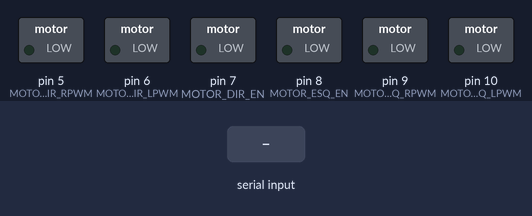
A sketch run on a simulated Arduino Uno, built with avr-gcc and run on an emulated ATmega328P. Parts: switched loads named in the sketch (green lamp = pin HIGH). Inputs (shaded band) come from the test bench.

Above: at 1.2 s.
1.3 s: "E,,45\n" received over Serial
At 2.1 s:
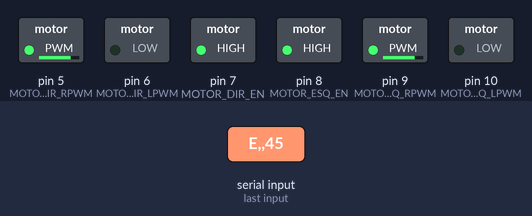
2.8 s: "P,1\n" received over Serial
At 3.1 s:
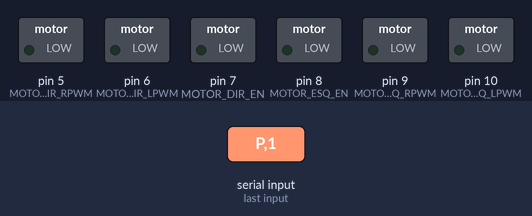
Timing chart, 0 to 5.8 s (numbered marks = the images above; inputs shaded):
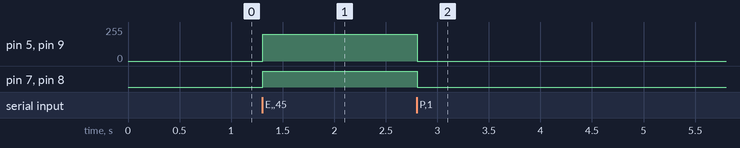

Measured:
- after the input at 1.3 s, pin 5 (MOTOR_DIR_RPWM), pin 9 (MOTOR_ESQ_RPWM): 0/255 → 200/255 at once; pin 7 (MOTOR_DIR_EN), pin 8 (MOTOR_ESQ_EN): LOW → HIGH at once
- after the input at 2.8 s, pin 5 (MOTOR_DIR_RPWM), pin 9 (MOTOR_ESQ_RPWM): 200/255 → 0/255 at once; pin 7 (MOTOR_DIR_EN), pin 8 (MOTOR_ESQ_EN): HIGH → LOW at once

The sketch:

c_digoarduino.ino
```cpp
//codigo do arduino
// ------------------------- MOTORES (BTS7960) -------------------------
#define MOTOR_DIR_RPWM 5
#define MOTOR_DIR_LPWM 6
#define MOTOR_DIR_EN 7

#define MOTOR_ESQ_RPWM 9
#define MOTOR_ESQ_LPWM 10
#define MOTOR_ESQ_EN 8

// ======================================================================
// VARIÁVEIS PID
// ======================================================================
unsigned long lastPIDTime = 0;
float lastError = 0;
float integral = 0;

float kp = 25;
float ki = 0.5;
float kd = 4;

int baseSpeed = 200;

// ======================================================================
// FUNÇÕES
// ======================================================================

float pidCompute(float error) {
  unsigned long now = millis();
  float dt = (now - lastPIDTime);
  if (dt < 1) dt = 1;
  dt = dt / 1000.0;

  float P = error * kp;

  integral += error * ki * dt;
  integral = constrain(integral, -255, 255);

  float D = kd * (error - lastError) / dt;

  lastError = error;
  lastPIDTime = now;

  return P + integral + D;
}

void mover(int pwmDir, int pwmEsq) {
  pwmDir = constrain(pwmDir, 0, 255);
  pwmEsq = constrain(pwmEsq, 0, 255);

  digitalWrite(MOTOR_DIR_EN, HIGH);
  analogWrite(MOTOR_DIR_RPWM, pwmDir);
  analogWrite(MOTOR_DIR_LPWM, 0);

  digitalWrite(MOTOR_ESQ_EN, HIGH);
  analogWrite(MOTOR_ESQ_RPWM, pwmEsq);
  analogWrite(MOTOR_ESQ_LPWM, 0);
}

void pararTudo() {
  digitalWrite(MOTOR_DIR_EN, LOW);
  digitalWrite(MOTOR_ESQ_EN, LOW);
  analogWrite(MOTOR_DIR_RPWM, 0);
  analogWrite(MOTOR_DIR_LPWM, 0);
  analogWrite(MOTOR_ESQ_RPWM, 0);
  analogWrite(MOTOR_ESQ_LPWM, 0);
}

// ======================================================================
// SETUP
// ======================================================================
void setup() {
  Serial.begin(9600);  // Comunicação com ESP32

  pinMode(MOTOR_DIR_RPWM, OUTPUT);
  pinMode(MOTOR_DIR_LPWM, OUTPUT);
  pinMode(MOTOR_DIR_EN, OUTPUT);
  pinMode(MOTOR_ESQ_RPWM, OUTPUT);
  pinMode(MOTOR_ESQ_LPWM, OUTPUT);
  pinMode(MOTOR_ESQ_EN, OUTPUT);

  pararTudo();
}

// ======================================================================
// LOOP
// ======================================================================
void loop() {
  if (Serial.available()) {
    String dados = Serial.readStringUntil('\n');

    // Comando PARAR
    if (dados.startsWith("P")) {
      pararTudo();
      return;
    }

    // Comando com dados: "E,erro,distancia"
    if (dados.startsWith("E,")) {
      int primeiraVirgula = dados.indexOf(',');
      int segundaVirgula = dados.indexOf(',', primeiraVirgula + 1);

      int erro = dados.substring(primeiraVirgula + 1, segundaVirgula).toInt();
      int dist = dados.substring(segundaVirgula + 1).toInt();

      // Obstáculo
      if (dist < 10) {
        pararTudo();
        return;
      }

      // PID e movimento
      float pid = pidCompute(erro);
      int pwmEsq = baseSpeed + pid;
      int pwmDir = baseSpeed - pid;

      mover(pwmDir, pwmEsq);
    }
  }
}
```
